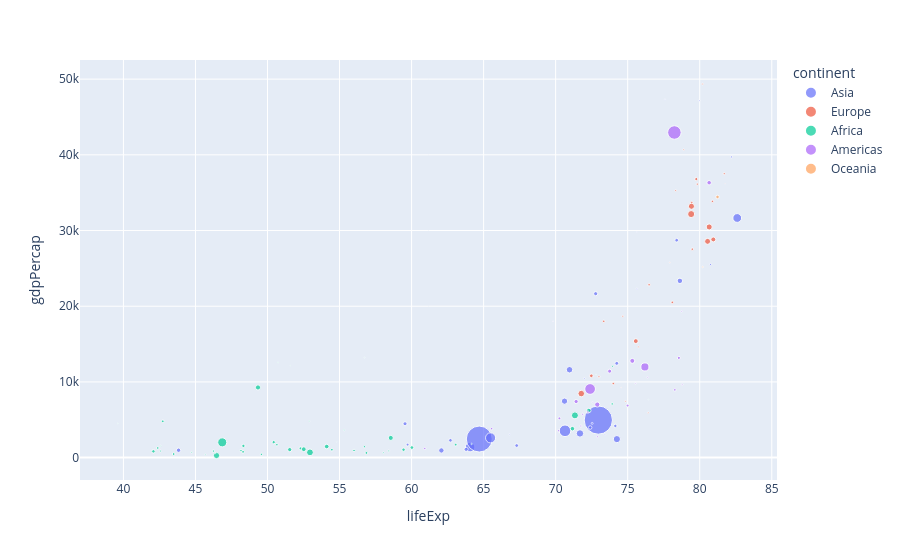

This figure's notebook cell:
### Code cell
px.scatter(temp_df,x='lifeExp',y='gdpPercap',color='continent',size='pop')
